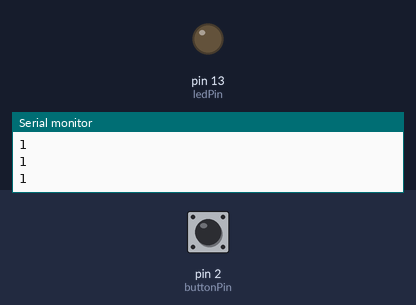
This sketch was run on a simulated Arduino Uno, built with avr-gcc and run on an emulated ATmega328P. Shown: output pins drawn as LEDs (lit = HIGH), the last lines printed to the serial monitor. Inputs (shaded band) come from the test bench; at power-on: pin 2 (buttonPin) HIGH.

Above: at 1.2 s.
1.3 s: pin 2 (buttonPin) pulled LOW for 0.15 s
At 1.4 s:
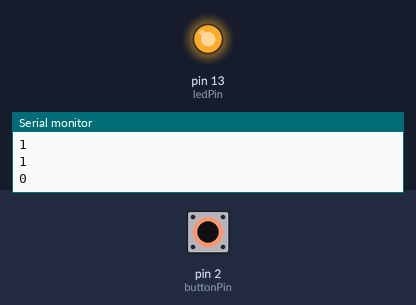
3.0 s: pin 2 (buttonPin) pulled LOW for 3.2 s
At 7.6 s:
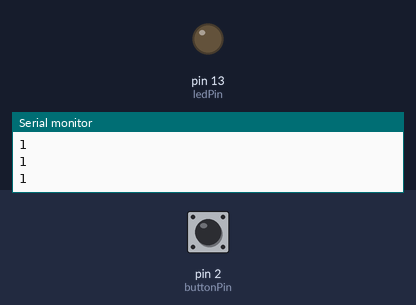
Timing chart, 0 to 9.1 s (numbered marks = the images above; inputs shaded):
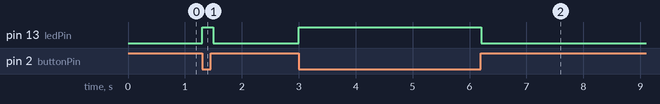

Measured:
- after the input at 1.3 s, pin 13 (ledPin): LOW → HIGH at once, → LOW 0.20 s later
- after the input at 3.0 s, pin 13 (ledPin): LOW → HIGH at once, → LOW 3.2 s later

The sketch:

button.ino
```cpp
int ledPin = 13;
int buttonPin = 2;

void setup() {
	pinMode(ledPin, OUTPUT);
	pinMode(buttonPin, INPUT);   // resistenza esterna (no INPUT_PULLUP)

	Serial.begin(9600);
}

void loop() {
	int buttonState = digitalRead(buttonPin);

	// LED segue lo stato del pulsante
	if (buttonState == LOW) {
		digitalWrite(ledPin, HIGH);
	} else {
		digitalWrite(ledPin, LOW);
	}

	// Stampa lo stato del bottone
	Serial.println(buttonState);

	delay(100);
}
```
